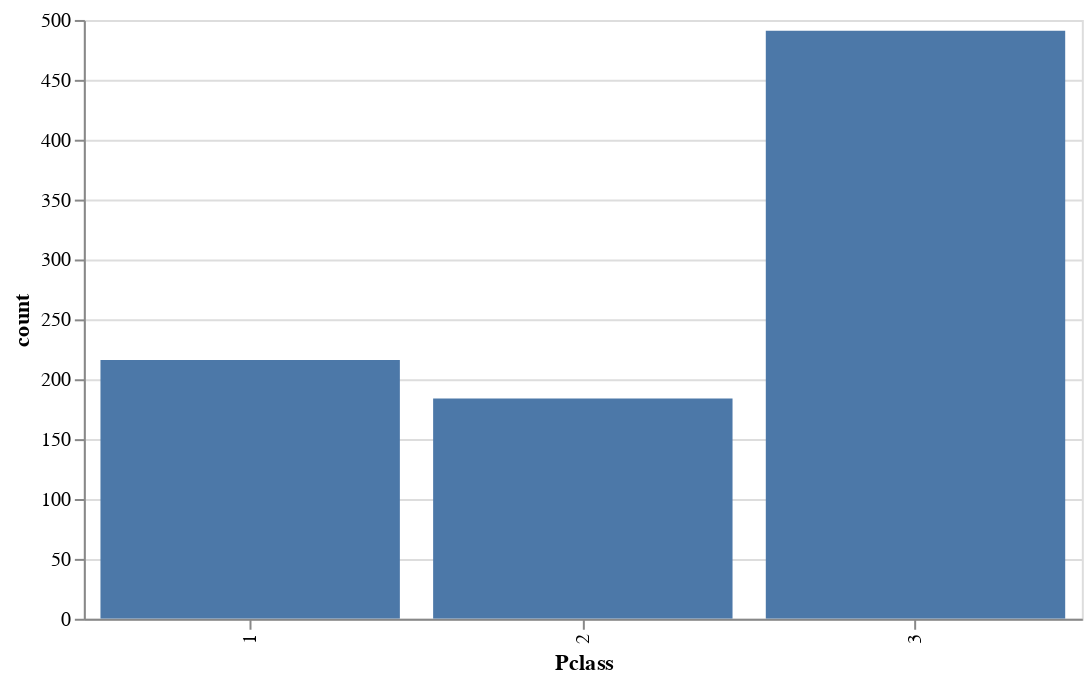

The notebook cell saved with this chart:
### Code cell
(
    passenger_class_counts_df
    .plot
    .bar(
        x="Pclass:O",  # Not zero.
        y="count"
    )
    .properties(
        width=500
    )
)

### Figure 1 — Vega-Lite specification as saved in the notebook (floating-point values rounded to 4 significant figures)
{"config": {"view": {"continuousWidth": 300, "continuousHeight": 300}}, "data": {"name": "data-c30dd86a46631d7ff2337a1aecc8478f"}, "mark": {"type": "bar", "tooltip": true}, "encoding": {"x": {"field": "Pclass", "type": "ordinal"}, "y": {"field": "count", "type": "quantitative"}}, "params": [{"name": "param_4", "select": {"type": "interval", "encodings": ["x", "y"]}, "bind": "scales"}], "width": 500, "$schema": "https://vega.github.io/schema/vega-lite/v5.20.1.json", "datasets": {"data-c30dd86a46631d7ff2337a1aecc8478f": [{"Pclass": 1, "count": 216}, {"Pclass": 2, "count": 184}, {"Pclass": 3, "count": 491}]}}
